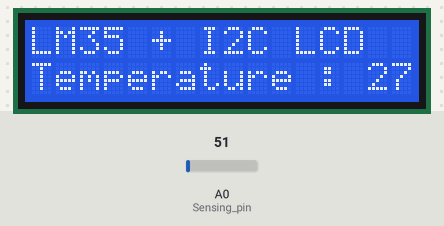
Recording of a sketch running on a simulated Arduino Uno, built with avr-gcc and run on an emulated ATmega328P. Parts: 16×2 character LCD. The inputs (shaded band) are chosen by the test bench; at power-on: A0 (Sensing_pin) = 51. What the sketch prints to the serial monitor is not drawn.

Above: at 3.2 s.
3.3 s: A0 (Sensing_pin) set to 61
At 4.7 s:
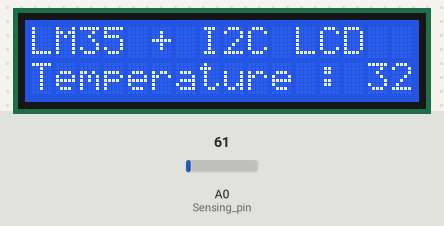
7.4 s: A0 (Sensing_pin) set to 71
At 8.5 s:
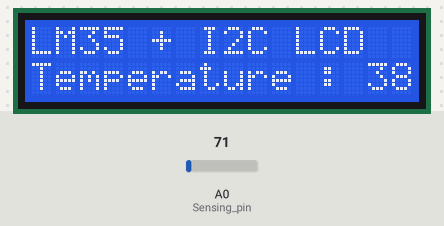
10.2 s: A0 (Sensing_pin) set to 86
At 11.4 s:
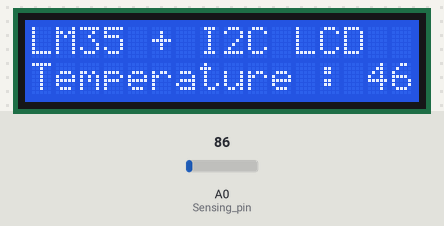
Timing chart, 0 to 13.2 s (numbered marks = the images above; inputs shaded):
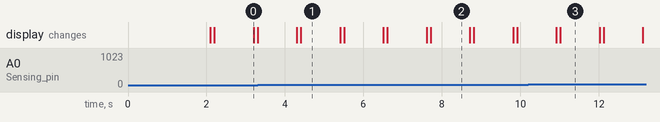

The sketch:

TMP_I2C_LCD.ino
```cpp
#include <LiquidCrystal_I2C.h>

#include <Wire.h>
int  Value = 0;
LiquidCrystal_I2C lcd(0x27, 16, 2); // 0x27 또는 0x3F 둘다 안될경우에는 확인해봐야함
#define Sensing_pin A0

void setup()
{
  Serial.begin(9600);
  Value = analogRead(Sensing_pin);
  lcd.init();
  lcd.backlight();
  Serial.println("LM35 + I2C LCD");
  Serial.println("Hello world~!!");
  lcd.setCursor(0, 0);
  lcd.println("2021Bizcool Camp");
  lcd.setCursor(0, 1);
  lcd.println("Hello world!!   ");
  delay(2000);
}

void loop()
{

  int Value = analogRead(Sensing_pin);
  Value = map(Value,0,1023,0,1100);
  //float voltage = Value * 5.0 / 1023;
  float temperature =  Value * 5.0 / 10;

  lcd.clear();
  lcd.init();
  lcd.backlight();
  lcd.setCursor(0, 0);
  lcd.println("LM35 + I2C LCD");
  lcd.setCursor(0, 1);
  lcd.print("Temperature : ");
  lcd.print(temperature);
  lcd.print("%");
  delay(1000);
}
```

Measured:
- after the input at 3.3 s, the display: first differs from a run without the input after 1.1 s (image 1)
- after the input at 7.4 s, the display: first differs from a run without the input after 0.31 s (image 2)
- after the input at 10.2 s, the display: first differs from a run without the input after 0.82 s (image 3)
- what the display in image 0 shows lasts 1.0 s, from 2.2 s to 3.2 s
